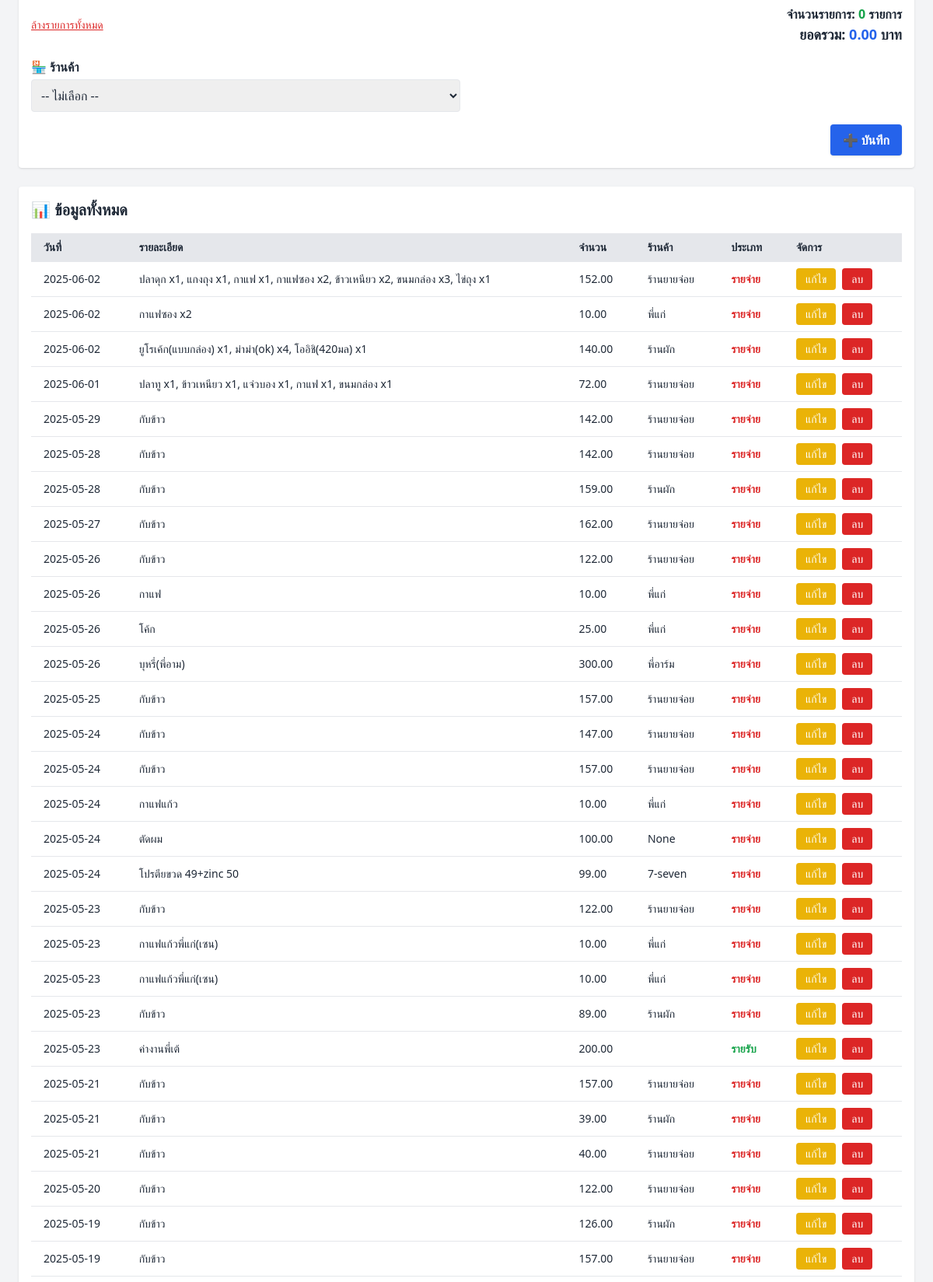
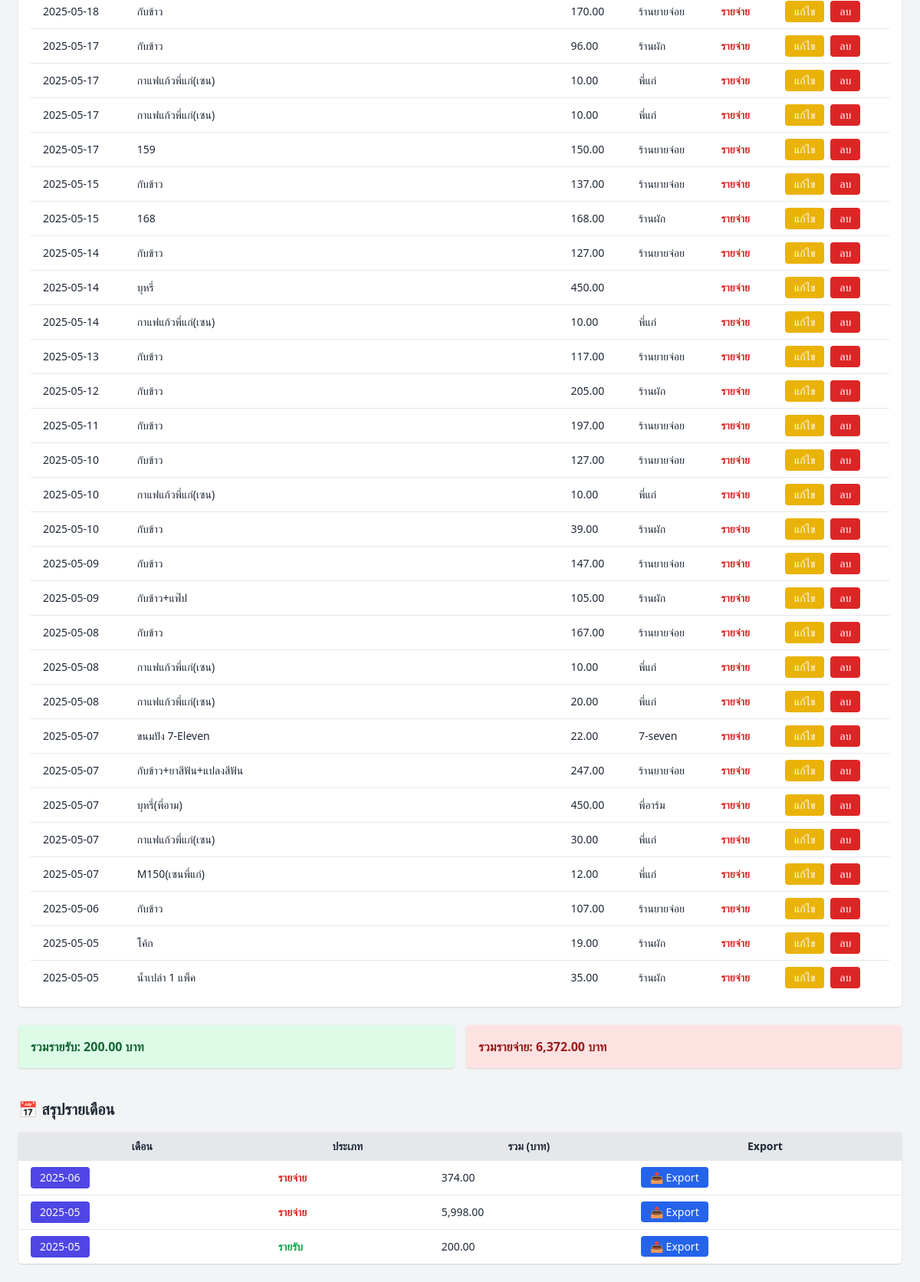
The page /income-expense (lower part) on the database as committed earlier (2 pictures, top to bottom).
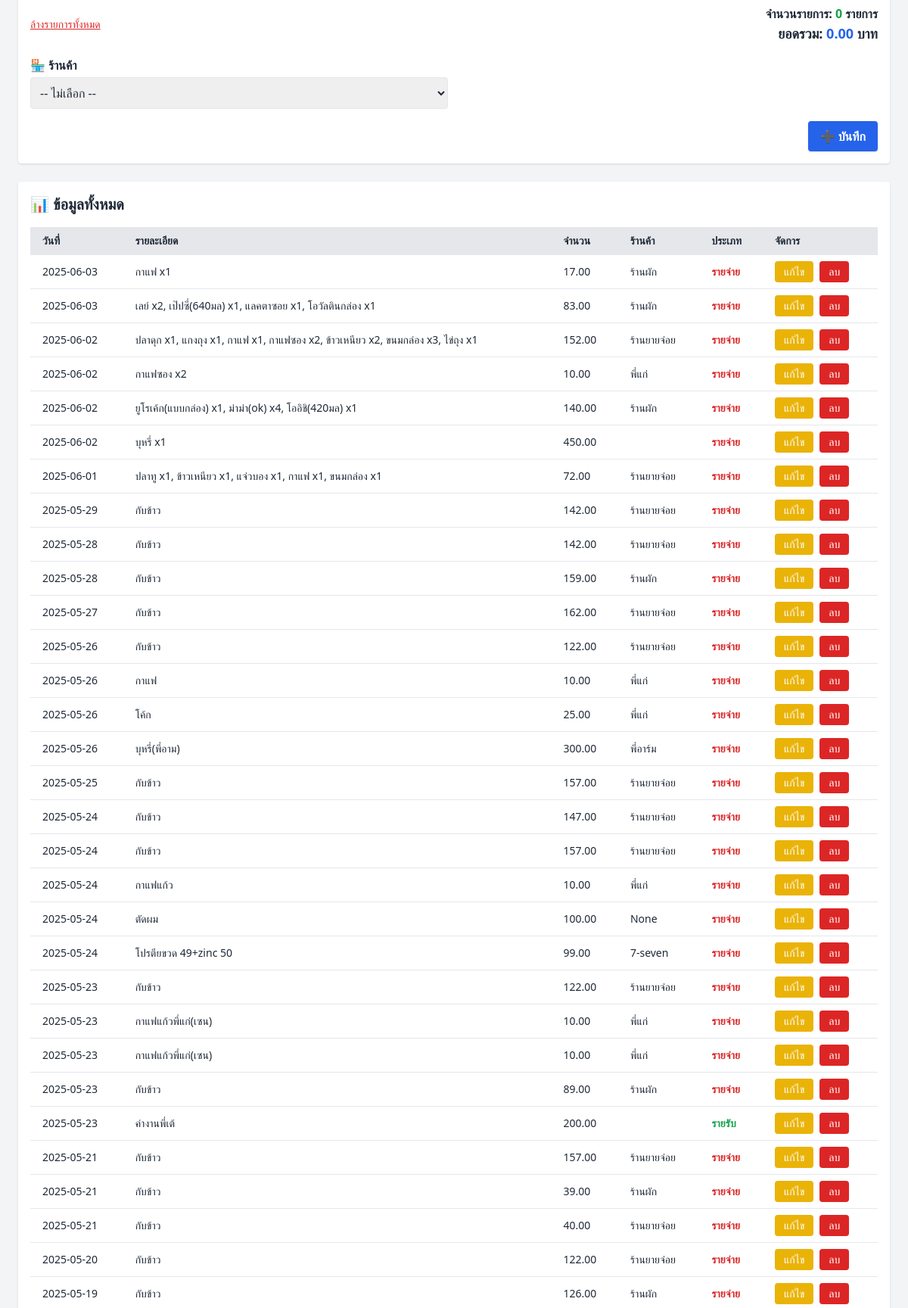
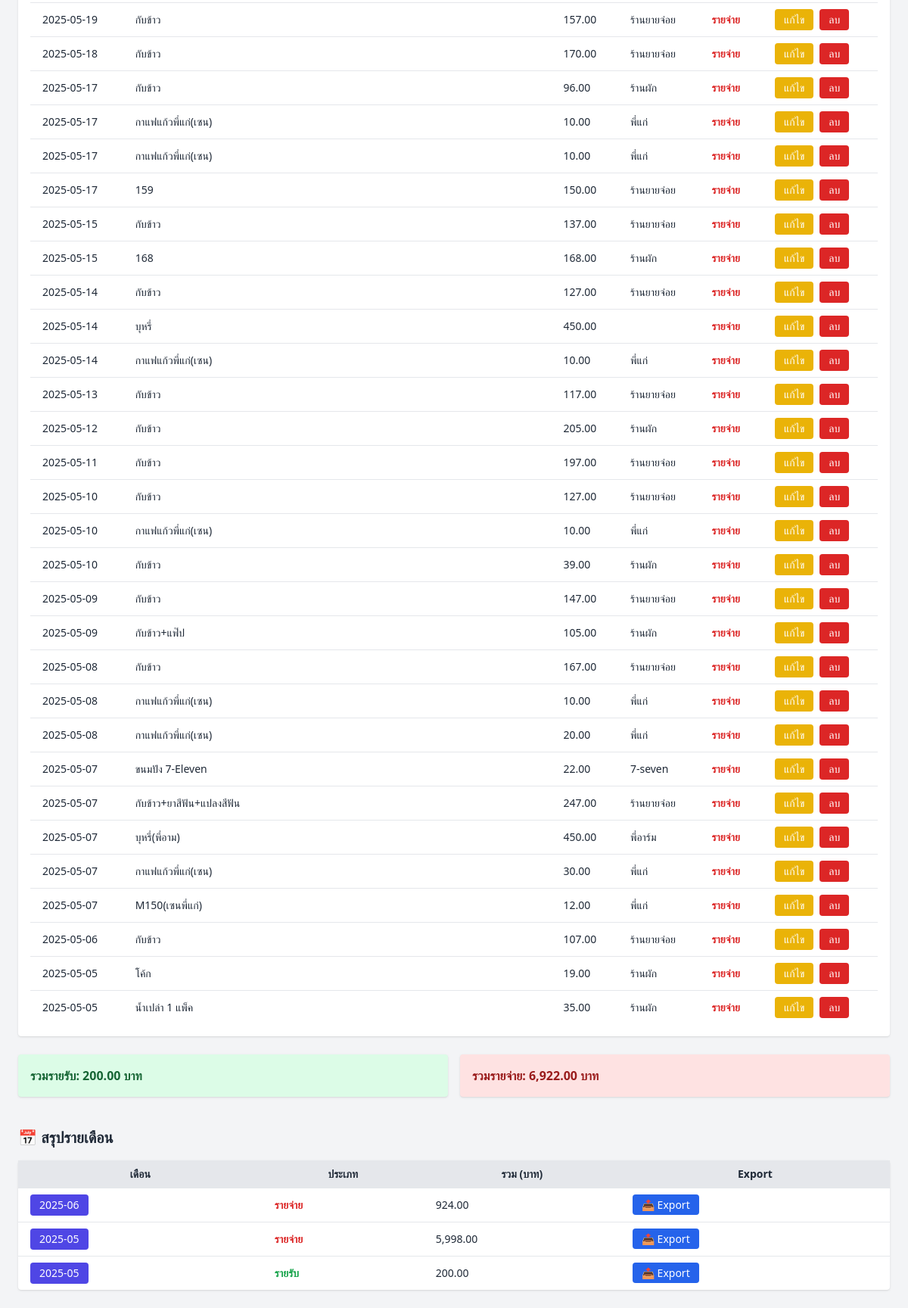
The same page on the database as committed later (2 pictures, top to bottom).
### tables this page shows
CREATE TABLE income_expense (
            id INTEGER PRIMARY KEY AUTOINCREMENT,
            date TEXT,
            description TEXT,
            amount REAL,
            category TEXT
        , vendor TEXT, created_at TEXT);

### app.py (the view, shortened to what this page needs)
@app.route('/income-expense', methods=['GET', 'POST'])
def income_expense():
    conn = get_db_connection()
    records = conn.execute('SELECT * FROM income_expense ORDER BY date DESC').fetchall()
    total_income = conn.execute('SELECT SUM(amount) FROM income_expense WHERE category="income"').fetchone()[0] or 0
    total_expense = conn.execute('SELECT SUM(amount) FROM income_expense WHERE category="expense"').fetchone()[0] or 0
    monthly_summary = conn.execute('''
                                   SELECT strftime('%Y-%m', date) AS month, category, SUM(amount) AS total
                                   FROM income_expense
                                   GROUP BY month, category
                                   ORDER BY month DESC
                                   ''').fetchall()
    conn.close()
    return render_template('income_expense.html', records=records,
                           total_income=total_income, total_expense=total_expense,
                           monthly_summary=monthly_summary)

### app.py (called while the page is built)
def get_db_connection():
    conn = sqlite3.connect(DB_FILE)
    conn.row_factory = sqlite3.Row
    return conn

### templates/income_expense.html (shortened to what this page needs)
<!DOCTYPE html>
<html lang="th">
<head>
  <script src="{{ url_for('static', filename='js/tailwind.min.js') }}"></script>
</head>
<body class="bg-gray-100 text-gray-800 p-6">
<form method="POST" class="bg-white p-4 rounded shadow mb-6 grid grid-cols-1 md:grid-cols-2 gap-4">
  <div class="md:col-span-2">
    <div class="mt-2 flex justify-between items-center">
      <button type="button" onclick="clearAllItems()"
              class="text-red-600 hover:text-red-800 text-sm underline">
        ล้างรายการทั้งหมด
      </button>
      <div class="text-right">
        <span class="font-semibold">จำนวนรายการ: <span id="total-items" class="text-green-600">0</span> รายการ</span>
        <br>
        <span class="font-semibold text-lg">ยอดรวม: <span id="total-amount" class="text-blue-600">0.00</span> บาท</span>
      </div>
    </div>
  </div>
  <div>
    <label class="block font-semibold mb-1">🏪 ร้านค้า</label>
    <select name="vendor" class="w-full border rounded p-2">
      <option value="">-- ไม่เลือก --</option>
    </select>
  </div>
  <div class="md:col-span-2 text-right">
    <button type="submit" class="bg-blue-600 hover:bg-blue-700 text-white font-semibold px-4 py-2 rounded shadow">
      ➕ บันทึก
    </button>
  </div>
</form>
  <div class="bg-white p-4 rounded shadow">
    <h2 class="text-xl font-semibold mb-4">📊 ข้อมูลทั้งหมด</h2>
    <table class="w-full table-auto text-sm">
      <thead class="bg-gray-200 text-left">
        <tr>
          <th class="px-4 py-2">วันที่</th>
          <th class="px-4 py-2">รายละเอียด</th>
          <th class="px-4 py-2">จำนวน</th>
          <th class="px-4 py-2">ร้านค้า</th>
          <th class="px-4 py-2">ประเภท</th>
          <th class="px-4 py-2">จัดการ</th>
        </tr>
      </thead>
      <tbody>
        {% for r in records %}
        <tr class="border-t hover:bg-gray-50">
          <td class="px-4 py-2">{{ r['date'] }}</td>
          <td class="px-4 py-2">{{ r['description'] }}</td>
          <td class="px-4 py-2">{{ '{:,.2f}'.format(r['amount']) }}</td>
          <td class="px-4 py-2">{{ r['vendor'] }}</td>
          <td class="px-4 py-2">
            {% if r['category'] == 'income' %}
              <span class="text-green-600 font-semibold">รายรับ</span>
            {% else %}
              <span class="text-red-600 font-semibold">รายจ่าย</span>
            {% endif %}
          </td>
          <td class="px-4 py-2 flex gap-2">
            <form method="get" action="{{ url_for('edit_income_expense', id=r['id']) }}">
              <button class="px-3 py-1 bg-yellow-500 text-white rounded hover:bg-yellow-600">แก้ไข</button>
            </form>
           <form method="post" action="{{ url_for('delete_income_expense', id=r['id']) }}" onsubmit="return confirm('ยืนยันการลบรายการนี้?');">
<form method="post" action="{{ url_for('delete_income_expense', id=r['id']) }}" onsubmit="return confirmDelete('{{ r['description'] }}');">
  <button class="px-3 py-1 bg-red-600 text-white rounded hover:bg-red-700">ลบ</button>
</form>
          </td>
        </tr>
        {% endfor %}
      </tbody>
    </table>
  </div>
  <div class="mt-6 grid grid-cols-1 md:grid-cols-2 gap-4">
    <div class="bg-green-100 p-4 rounded shadow text-green-800 font-bold">
      รวมรายรับ: {{ '{:,.2f}'.format(total_income) }} บาท
    </div>
    <div class="bg-red-100 p-4 rounded shadow text-red-800 font-bold">
      รวมรายจ่าย: {{ '{:,.2f}'.format(total_expense) }} บาท
    </div>
  </div>
  <h2 class="text-xl font-bold mt-10 mb-4">📅 สรุปรายเดือน</h2>
  <table class="w-full table-auto text-sm bg-white shadow rounded">
    <thead class="bg-gray-200">
      <tr>
        <th class="px-4 py-2">เดือน</th>
        <th class="px-4 py-2">ประเภท</th>
        <th class="px-4 py-2">รวม (บาท)</th>
        <th class="px-4 py-2">Export</th>
      </tr>
    </thead>
    <tbody>
      {% for row in monthly_summary %}
      <tr class="border-t hover:bg-gray-50">
        <td class="px-4 py-2">
          <form method="get" action="{{ url_for('income_expense_month_view', year_month=row['month']) }}">
            <button class="text-white bg-indigo-600 px-3 py-1 rounded hover:bg-indigo-700">
              {{ row['month'] }}
            </button>
          </form>
        </td>
        <td class="px-4 py-2">
          {% if row['category'] == 'income' %}
            <span class="text-green-600 font-semibold">รายรับ</span>
          {% else %}
            <span class="text-red-600 font-semibold">รายจ่าย</span>
          {% endif %}
        </td>
        <td class="px-4 py-2">{{ '{:,.2f}'.format(row['total']) }}</td>
        <td class="px-4 py-2">
          <a href="{{ url_for('export_income_expense_month', category=row['category'], year_month=row['month']) }}"
             class="text-sm px-3 py-1 rounded bg-blue-600 text-white hover:bg-blue-700">
            📤 Export
          </a>
        </td>
      </tr>
      {% endfor %}
    </tbody>
  </table>
</body>
</html>

Rows that differ between the two databases and show on the page:
added income_expense: date "2025-06-03", description "กาแฟ x1", amount "17.00", vendor "ร้านผัก", category "รายจ่าย"
added income_expense: date "2025-06-03", description "เลย์ x2, เป๊ปซี่(640มล) x1, แลคตาซอย x1, โอวัลตินกล่อง x1", amount "83.00", vendor "ร้านผัก", category "รายจ่าย"
added income_expense: date "2025-06-02", description "บุหรี่ x1", amount "450.00", category "รายจ่าย"
Other text that changed with them:
{{ '{:,.2f}'.format(total_expense) }}: "6,372.00" → "6,922.00"
new list line: "2025-06 รายจ่าย 924.00 📤 Export"
list line gone: "2025-06 รายจ่าย 374.00 📤 Export"
